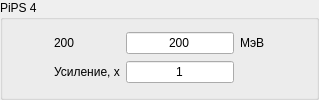
                            <widget class="QGroupBox" name="groupBox_12">
                             <property name="title">
                              <string>PiPS 4</string>
                             </property>
                             <layout class="QGridLayout" name="gridLayout_15">
                              <item row="0" column="2">
                               <widget class="QLineEdit" name="lineEdit_th_p_500">
                                <property name="text">
                                 <string>200</string>
                                </property>
                                <property name="alignment">
                                 <set>Qt::AlignCenter</set>
                                </property>
                               </widget>
                              </item>
                              <item row="0" column="1">
                               <widget class="QLabel" name="label_33">
                                <property name="sizePolicy">
                                 <sizepolicy hsizetype="Maximum" vsizetype="Maximum">
                                  <horstretch>0</horstretch>
                                  <verstretch>0</verstretch>
                                 </sizepolicy>
                                </property>
                                <property name="text">
                                 <string>200&lt;E≤500 МэВ</string>
                                </property>
                               </widget>
                              </item>
                              <item row="0" column="3">
                               <widget class="QLabel" name="label_unit_12">
                                <property name="sizePolicy">
                                 <sizepolicy hsizetype="Maximum" vsizetype="Maximum">
                                  <horstretch>0</horstretch>
                                  <verstretch>0</verstretch>
                                 </sizepolicy>
                                </property>
                                <property name="text">
                                 <string>МэВ</string>
                                </property>
                               </widget>
                              </item>
                              <item row="0" column="4">
                               <spacer name="horizontalSpacer_18">
                                <property name="orientation">
                                 <enum>Qt::Horizontal</enum>
                                </property>
                                <property name="sizeHint" stdset="0">
                                 <size>
                                  <width>40</width>
                                  <height>20</height>
                                 </size>
                                </property>
                               </spacer>
                              </item>
                              <item row="0" column="0">
                               <spacer name="horizontalSpacer_20">
                                <property name="orientation">
                                 <enum>Qt::Horizontal</enum>
                                </property>
                                <property name="sizeHint" stdset="0">
                                 <size>
                                  <width>40</width>
                                  <height>20</height>
                                 </size>
                                </property>
                               </spacer>
                              </item>
                              <item row="1" column="2">
                               <widget class="QLineEdit" name="lineEdit_pips4_amplif">
                                <property name="text">
                                 <string>1</string>
                                </property>
                                <property name="alignment">
                                 <set>Qt::AlignCenter</set>
                                </property>
                               </widget>
                              </item>
                              <item row="1" column="1">
                               <widget class="QLabel" name="label_22">
                                <property name="text">
                                 <string>Усиление, x</string>
                                </property>
                               </widget>
                              </item>
                             </layout>
                            </widget>
